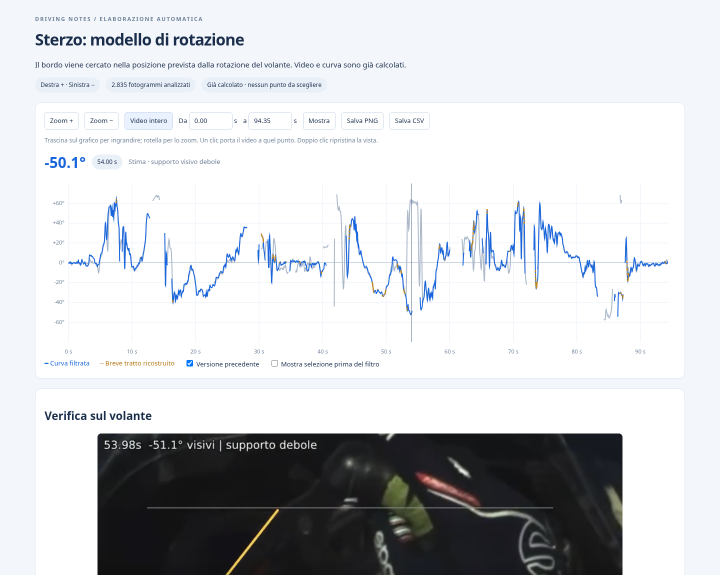
#> input picture telemetry/steering-new-video/rigid/anteprima-interattiva.png, 1440 x 1150 px (shown at 1/2 size)
$ python -i model.py   (imports and definitions only)
#> lines starting #> are read from the running program, lines starting #| are printed output that depends on the picture
import cv2,numpy as np,json,pathlib
# [1 line not run here, left out]
# [1 line that did not run here, left out]
# [1 line that did not run here, left out]
angles=np.arange(-78,78.01,.5);offsets=np.array([-4.,0,4.]);u=np.arange(-125,125.1,3.)
th=np.radians(angles);v=np.stack([np.cos(th),np.sin(th)],axis=1);normal=np.stack([-np.sin(th),np.cos(th)],axis=1)
# [1 line that did not run here, left out]

def score(im):
 gray=cv2.cvtColor(im,cv2.COLOR_BGR2GRAY).astype(np.float32);hsv=cv2.cvtColor(im,cv2.COLOR_BGR2HSV)
 xx=points[...,0];yy=points[...,1];shape=xx.shape
 def sample(mat,delta=0):
  x=xx+delta*normal[:,None,None,0];y=yy+delta*normal[:,None,None,1]
  return cv2.remap(mat,x.reshape(len(angles)*len(offsets),-1).astype('float32'),y.reshape(len(angles)*len(offsets),-1).astype('float32'),cv2.INTER_LINEAR,borderMode=cv2.BORDER_CONSTANT).reshape(shape)
 peak=sample(gray);up=sample(gray,-7);down=sample(gray,7);sat=sample(hsv[:,:,1]);valid=(xx>5)&(xx<524)&(yy>9)&(yy<177)
 contrast=np.minimum(peak-up,peak-down);neutral=(sat<95)&(peak<145)
 good=valid&neutral&(contrast>2)
 # Give each visible part equal influence, with a penalty for too little support.
 weights=np.clip(contrast,0,18)/18 * good
 count=valid.sum(axis=-1);supported=good.sum(axis=-1);coverage=supported/np.maximum(1,count)
 q=weights.sum(axis=-1)/np.maximum(35,count)
 q*=np.minimum(1,supported/20)
 best=np.argmax(q,axis=1);quality=q[np.arange(len(angles)),best]
 return quality,{'coverage':coverage[np.arange(len(angles)),best],'offset':offsets[best],'supported':supported[np.arange(len(angles)),best]}

>>> import cv2
>>> picture = cv2.imread('../anteprima-interattiva.png')
#> picture is the input picture: shape (1150, 1440, 3); mean B, G, R 211.6, 209.1, 207.3
>>> result = score(picture)
#> in score, `gray = cv2.cvtColor(im, cv2.COLOR_BGR2GRAY).astype(np.float32)`:
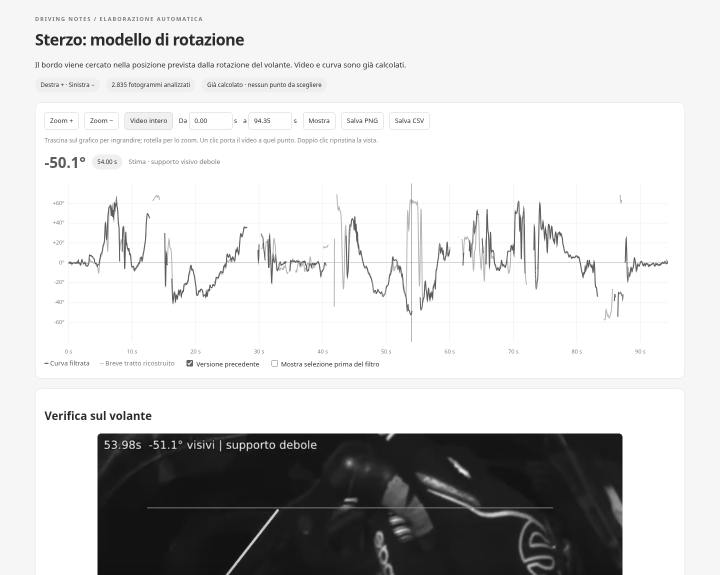
#> gray: shape (1150, 1440) float32 (shown at 1/2 size); min 2, max 255, mean 208.9
#> in score, `hsv = cv2.cvtColor(im, cv2.COLOR_BGR2HSV)`: hsv: shape (1150, 1440, 3); mean H, S, V 47, 10.4, 212.1
#> (the run stopped early here; a loop or call above may not have finished)
